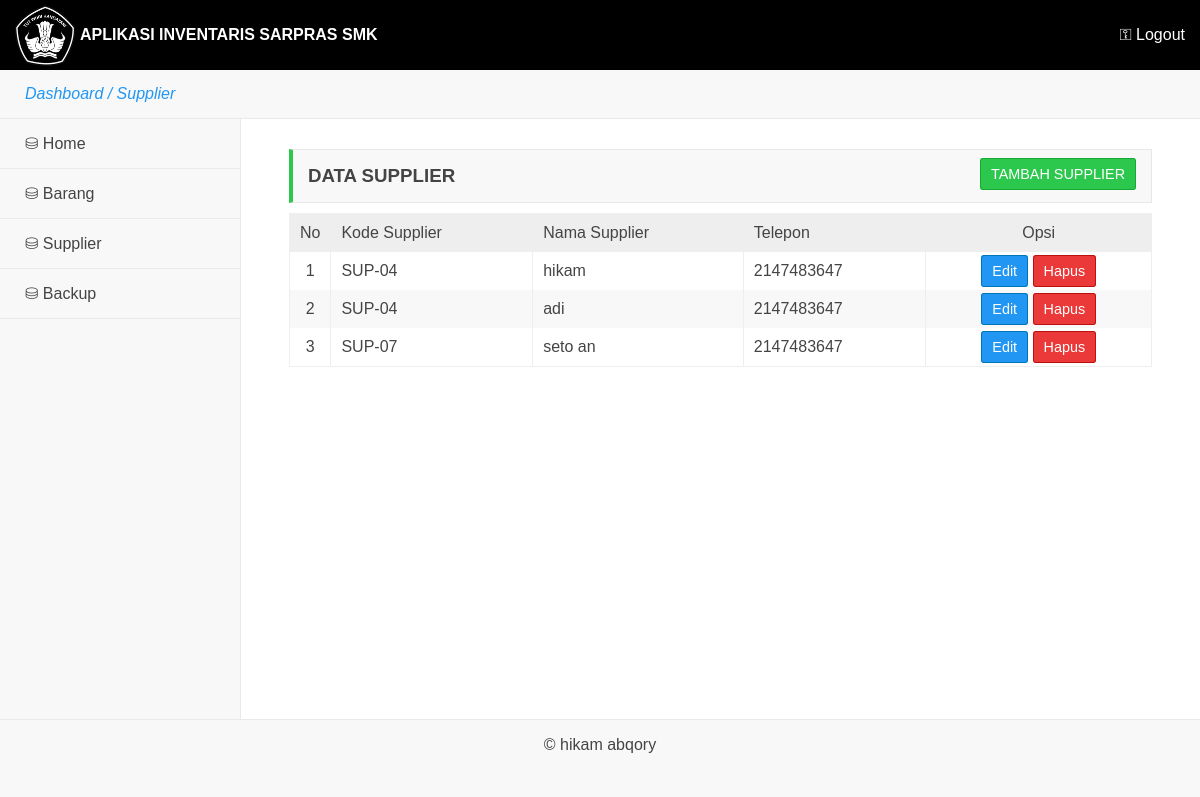
Page /4dm1n/supplier.php (signed in) on the committed database.
### tables this page shows
CREATE TABLE `supplier` (
  `id_supplier` int(11) NOT NULL,
  `kode_supplier` varchar(6) NOT NULL,
  `nama_supplier` varchar(35) NOT NULL,
  `alamat_supplier` varchar(50) NOT NULL,
  `telp_supplier` int(15) NOT NULL,
  `kota_supplier` varchar(20) NOT NULL
);

### fungsi.php (called while the page is built, shortened)
<?php
$link = mysqli_connect('localhost','root','','inv');
function run($query){
	global $link;
	$result = mysqli_query($link,$query);
	return $result;
}
?>

### 4dm1n/supplier.php (the view, shortened to what this page needs)
<?php
require_once '../fungsi.php';
require_once 'view.php';
$query = "SELECT * FROM supplier";
$read  = run($query);
?>
<div class="main-admin">
	<div class="isi">
		<div class="konten">
			<div class="judul j-hijau">
				<div class="k2">
					<h3>DATA SUPPLIER</h3>
				</div>
				<div class="k2" style="text-align: right;">
					<a href="addsup.php" class="tmbl hijau">TAMBAH SUPPLIER</a>
				</div>
			</div>
			<div class="data-barang">
				<table>
					<thead>
						<tr>
							<td width="30" align="center">No</td>
							<td>Kode Supplier</td>
							<td>Nama Supplier</td>
							<td>Telepon</td>
							<td align="center">Opsi</td>
						</tr>
					</thead>
					<tbody>
					<?php
				if(mysqli_num_rows($read) > 0){
					$no = 0;
					while($row = mysqli_fetch_assoc($read)){
					$no++;
						?>
						<tr>
							<td align="center"><?= $no; ?></td>
							<td><?= $row['kode_supplier']; ?></td>
							<td><?= $row['nama_supplier']; ?></td>
							<td><?= $row['telp_supplier']; ?></td>
							<td align="center">
								<a href="editsup.php?id=<?= $row['id_supplier']; ?>" class="tmbl biru">Edit</a>
								<a href="delete.php?id=<?= $row['id_supplier']; ?>" class="tmbl merah">Hapus</a>
							</td>
						</tr>
					<?php }
				}else{
					echo '<tr>
								<td colspan="11">
									<h3 style="padding:15px; text-align:center;">Data kosong!</h3>
								</td>
							</tr>';
				}
					 ?>
					</tbody>
				</table>
			</div>
		</div>
	</div>
</div>

### style.css (style rules this page uses)
* { margin: 0; padding: 0; font-family: sans-serif; box-sizing: border-box; text-decoration: none; box-sizing: border-box; }
body { background: #f8f8f8; color: #444; }
table { border-collapse: collapse; width: 100%; background: #fff; border:1px solid #eee; }
table thead tr { background: #eee; color: #444; }
table td { padding: 10px; border-right: 1px solid #eee }
table td:last-child { border:none; }
table tbody tr:nth-child(even) { background: #f8f8f8; }
.konten { width: 90%; margin: 0 auto; }
.k2,.k3,.k4 { float: left; }
.k2 { width: 50%; }
.tmbl { padding: 7px 10px; font-size: 0.9em; border-radius: 3px; }
.merah { background: #eb3838; color: #fff; border:1px solid #b91010; }
.hijau { background: #2cc74d; color: #fff; border:1px solid #16aa35; }
.biru { background: #2196f3; color: #fff; border:1px solid #0074b9; }
.main-admin { min-height: 600px; background: #f8f8f8; overflow: hidden; }
.isi { width: 80%; float: left; padding-top: 30px; border-left:1px solid #e9e9e9; min-height: 600px; background: #fff; }
.judul { padding: 15px; background: #f8f8f8; border:1px solid #e7e7e7; overflow: hidden; }
.j-hijau { border-left: 4px solid #2cc74b; }
.data-barang { width: 100%; margin: 10px 0px; }

### rows in the picture
supplier: kode_supplier "SUP-04", nama_supplier "hikam", telp_supplier "2147483647"
supplier: kode_supplier "SUP-04", nama_supplier "adi", telp_supplier "2147483647"
supplier: kode_supplier "SUP-07", nama_supplier "seto an", telp_supplier "2147483647"

### other values in the picture
$judul "Supplier"
